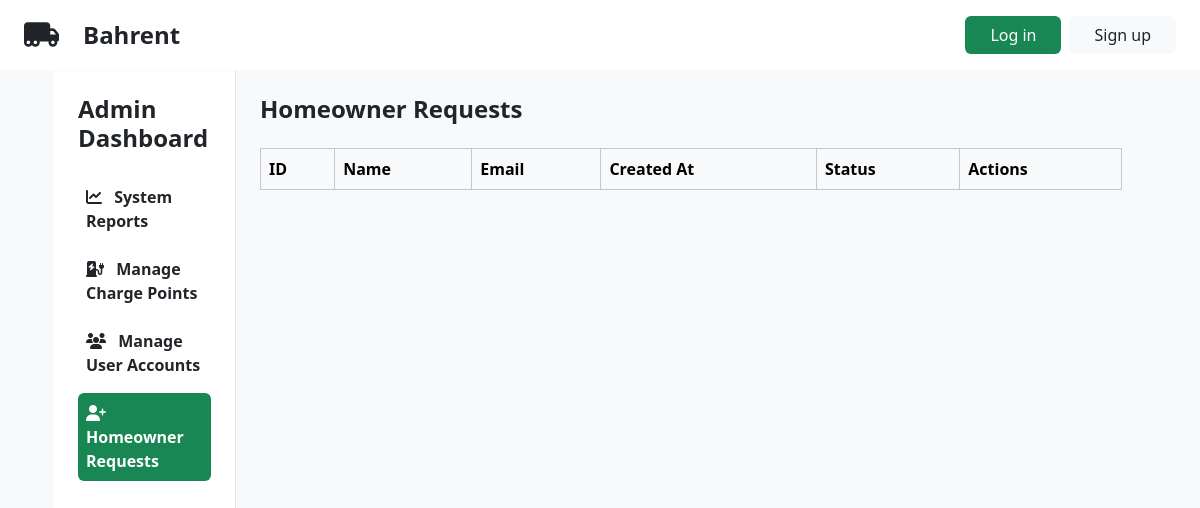
The page /admin.php?section=homeowner-requests on the database as committed earlier.
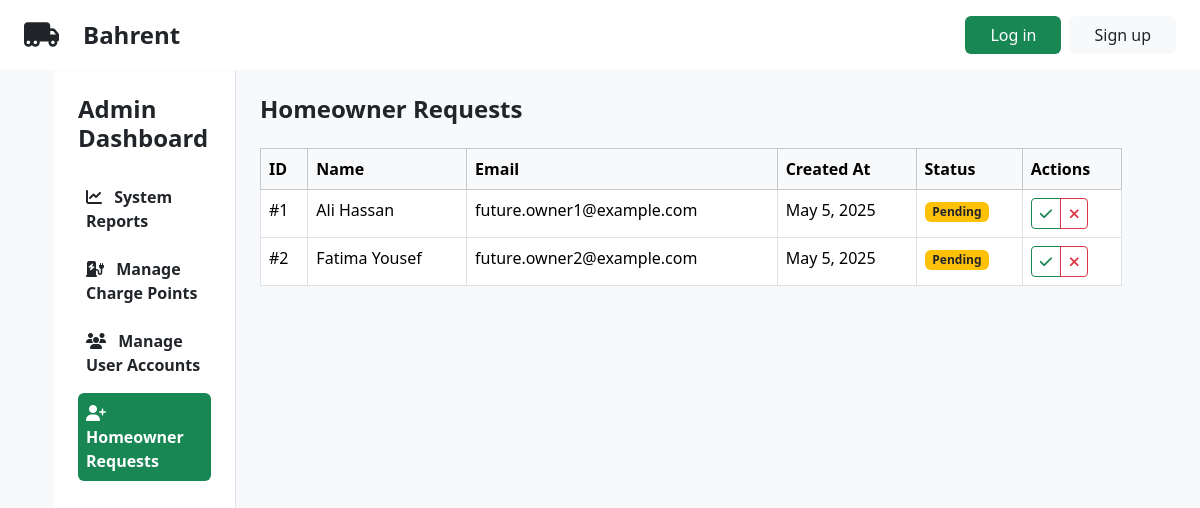
The same page on the database as committed later.
### tables this page shows
CREATE TABLE `HomeOwnerRequests` (
  `id` int(11) NOT NULL,
  `email` varchar(255) NOT NULL,
  `first_name` varchar(50) NOT NULL,
  `last_name` varchar(50) NOT NULL,
  `password` varchar(255) NOT NULL,
  `created_at` datetime NOT NULL DEFAULT current_timestamp(),
  `approval_status` enum('pending','rejected','approved') NOT NULL DEFAULT 'pending',
  `rejection_message` text DEFAULT NULL
);

### controllers/AdminController.php (called while the page is built, shortened)
<?php
class AdminController extends BaseController
{
    public function index(): void
    {
        $this->activeSection = $_GET['section'] ?? 'reports';
        switch ($this->activeSection) {
            case 'homeowner-requests':
                $sectionContent = $this->manageHomeownerRequests();
                break;
        }
    }
    private function manageHomeownerRequests(): string
    {
        require __DIR__ . '/../views/admin/sections/homeowner_requests.phtml';
        return ob_get_clean();
    }
}

### models/HomeOwnerRequest.php (called while the page is built, shortened)
<?php
class HomeOwnerRequest
{
    public function __construct(
        $id,
        $email,
        $first_name,
        $last_name,
        $password,
        $created_at,
        $approval_status,
        $rejection_message
    ) {
        $this->id = $id;
        $this->email = $email;
        $this->first_name = $first_name;
        $this->last_name = $last_name;
        $this->created_at = $created_at;
        $this->approval_status = $approval_status;
    }
    private static function fromRow($row)
    {
        return new HomeOwnerRequest(
            $row['id'],
            $row['email'],
            $row['first_name'],
            $row['last_name'],
            $row['password'],
            $row['created_at'],
            $row['approval_status'],
            $row['rejection_message']
        );
    }
    public static function getAll()
    {
        $conn = Database::getInstance()->getConnection();
        $stmt = $conn->prepare("SELECT * FROM HomeOwnerRequests");
        $stmt->execute();
        $requests = [];
        while ($row = $stmt->fetch(PDO::FETCH_ASSOC)) {
            $requests[] = self::fromRow($row);
        }
        return $requests;
    }
}

### views/admin/sections/homeowner_requests.phtml (the view, shortened to what this page needs)
<?php
require_once __DIR__ . '/../../../models/HomeOwnerRequest.php';
$requests = HomeOwnerRequest::getAll();
?>
<div class="d-flex justify-content-between align-items-center mb-4">
    <h2 class="fs-4 fw-bold mb-0">Homeowner Requests</h2>
</div>
<div class="table-responsive">
    <table class="table table-bordered">
        <thead class="table-light">
            <tr>
                <th>ID</th>
                <th>Name</th>
                <th>Email</th>
                <th>Created At</th>
                <th>Status</th>
                <th>Actions</th>
            </tr>
        </thead>
        <tbody>
            <?php foreach ($requests as $request): ?>
                <tr>
                    <td>#<?= htmlspecialchars($request->id) ?></td>
                    <td><?= htmlspecialchars($request->first_name . ' ' . $request->last_name) ?></td>
                    <td><?= htmlspecialchars($request->email) ?></td>
                    <td><?= htmlspecialchars(date('M j, Y', strtotime($request->created_at))) ?></td>
                    <td>
                        <?php
                        switch ($request->approval_status) {
                            default:
                                $statusClass = 'bg-warning text-dark';
                                break;
                        };
                        ?>
                        <span class="badge <?= $statusClass ?>">
                            <?= ucfirst(htmlspecialchars($request->approval_status)) ?>
                        </span>
                    </td>
                    <td>
                        <div class="btn-group btn-group-sm">
                            <?php if ($request->approval_status === 'pending'): ?>
                                <button type="button" class="btn btn-outline-success"
                                    data-bs-toggle="modal"
                                    data-bs-target="#approveModal"
                                    data-request-id="<?= htmlspecialchars($request->id) ?>"
                                    data-name="<?= htmlspecialchars($request->first_name . ' ' . $request->last_name) ?>"
                                    data-email="<?= htmlspecialchars($request->email) ?>"
                                    title="Approve">
                                    <i class="fa-solid fa-check"></i>
                                </button>
                                <button type="button" class="btn btn-outline-danger"
                                    data-bs-toggle="modal"
                                    data-bs-target="#rejectModal"
                                    data-request-id="<?= htmlspecialchars($request->id) ?>"
                                    data-name="<?= htmlspecialchars($request->first_name . ' ' . $request->last_name) ?>"
                                    title="Reject">
                                    <i class="fa-solid fa-xmark"></i>
                                </button>
                            <?php endif; ?>
                        </div>
                    </td>
                </tr>
            <?php endforeach; ?>
        </tbody>
    </table>
</div>

Rows that differ between the two databases and show on the page:
added homeownerrequests: id "1", first_name+last_name "Ali Hassan", email "future.owner1@example.com", created_at "May 5, 2025", approval_status "Pending"
added homeownerrequests: id "2", first_name+last_name "Fatima Yousef", email "future.owner2@example.com", created_at "May 5, 2025", approval_status "Pending"
